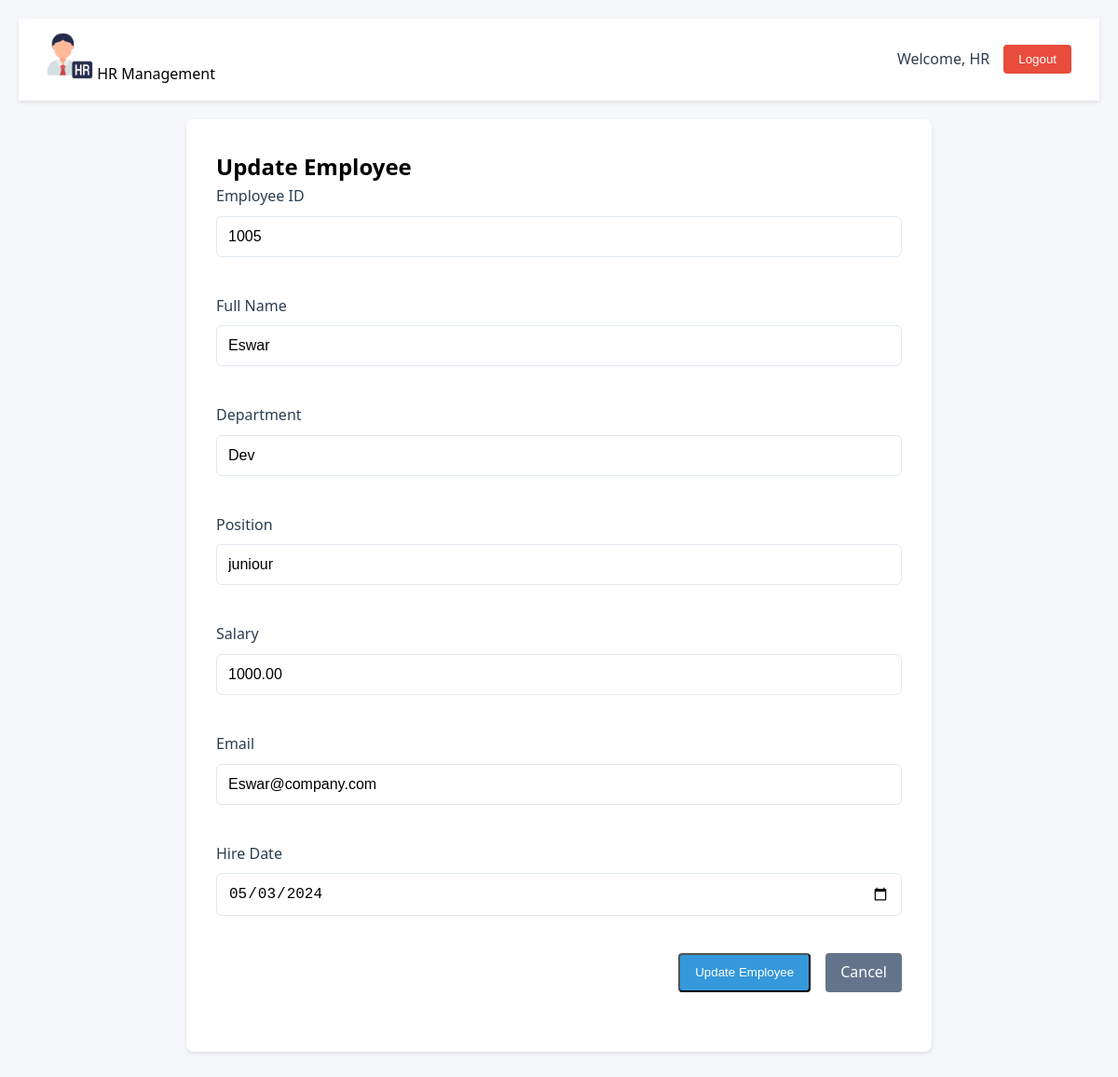
The page /5/edit/ (signed in) on the database its author committed.
### employees/models.py (models this page shows, shortened)
class UserProfile(models.Model):
    user = models.OneToOneField(User, on_delete=models.CASCADE)
    name = models.CharField(max_length=100)
    emp_id = models.CharField(max_length=20, unique=True)
    created_at = models.DateTimeField(auto_now_add=True)
    updated_at = models.DateTimeField(auto_now=True)
    class Meta:
        db_table = 'user_profile'

class Employee(models.Model):
    employee_id = models.CharField(max_length=20, unique=True)
    name = models.CharField(max_length=100)
    department = models.CharField(max_length=100)
    position = models.CharField(max_length=100)
    salary = models.DecimalField(max_digits=10, decimal_places=2)
    email = models.EmailField()
    hire_date = models.DateField()
    created_at = models.DateTimeField(auto_now_add=True)
    updated_at = models.DateTimeField(auto_now=True)
    created_by = models.ForeignKey(User, on_delete=models.SET_NULL, null=True, related_name='created_employees')
    updated_by = models.ForeignKey(User, on_delete=models.SET_NULL, null=True, related_name='updated_employees')
    class Meta:
        ordering = ['-created_at']

### employees/views.py (the view)
# urls.py: path('<int:pk>/edit/', views.employee_update_form, name='employee_update_form'),
@login_required
def employee_update_form(request, pk):
    try:
        employee = get_object_or_404(Employee, pk=pk)
        form = EmployeeForm(instance=employee)
        user_profile = get_object_or_404(UserProfile, user=request.user)
        return render(request, 'employees/employee_form.html', {
            'form': form,
            'employee': employee,
            'action': 'Update',
            'user_profile': user_profile
        })
    except Exception as e:
        logger.error(f"Error displaying update form: {str(e)}")
        messages.error(request, 'Error displaying update form.')
        return redirect('employees:employee_list')

### employees/forms.py (shortened to what this page needs)
class EmployeeForm(forms.ModelForm):
    class Meta:
        model = Employee
        fields = ['employee_id', 'name', 'department', 'position', 'salary', 'email', 'hire_date']
        widgets = {
            'hire_date': forms.DateInput(attrs={
                'type': 'date',
                'class': 'form-control'
            }),
            'salary': forms.NumberInput(attrs={
                'step': '0.01',
                'class': 'form-control'
            }),
            'employee_id': forms.TextInput(attrs={'class': 'form-control'}),
            'name': forms.TextInput(attrs={'class': 'form-control'}),
            'department': forms.TextInput(attrs={'class': 'form-control'}),
            'position': forms.TextInput(attrs={'class': 'form-control'}),
            'email': forms.EmailInput(attrs={'class': 'form-control'}),
        }

### employees/templates/employees/employee_form.html (shortened to what this page needs)
{% extends 'employees/base.html' %}
{% load static %}
{% block content %}
<div class="form-card">
    <h2>{{ action }} Employee</h2>
    <form method="post" action="{% if action == 'Add' %}{% url 'employees:employee_create' %}{% else %}{% url 'employees:employee_update' employee.pk %}{% endif %}" class="form-grid">
        <div class="form-field">
            <label for="employee_id">Employee ID</label>
            <input type="text" name="employee_id" id="employee_id" value="{{ form.employee_id.value|default:'' }}" required>
        </div>
        <div class="form-field">
            <label for="name">Full Name</label>
            <input type="text" name="name" id="name" value="{{ form.name.value|default:'' }}" required>
        </div>
        <div class="form-field">
            <label for="department">Department</label>
            <input type="text" name="department" id="department" value="{{ form.department.value|default:'' }}" required>
        </div>
        <div class="form-field">
            <label for="position">Position</label>
            <input type="text" name="position" id="position" value="{{ form.position.value|default:'' }}" required>
        </div>
        <div class="form-field">
            <label for="salary">Salary</label>
            <input type="number" name="salary" id="salary" step="0.01" value="{{ form.salary.value|default:'' }}" required>
        </div>
        <div class="form-field">
            <label for="email">Email</label>
            <input type="email" name="email" id="email" value="{{ form.email.value|default:'' }}" required>
        </div>
        <div class="form-field">
            <label for="hire_date">Hire Date</label>
            <input type="date" name="hire_date" id="hire_date" value="{{ form.hire_date.value|date:'Y-m-d'|default:'' }}" required>
        </div>
        <div class="form-actions">
            <button type="submit" class="btn btn-primary">{{ action }} Employee</button>
            <a href="{% url 'employees:employee_list' %}" class="btn btn-secondary">Cancel</a>
        </div>
    </form>
</div>
{% endblock %}

### employees/templates/employees/base.html (shortened to what this page needs)
<!DOCTYPE html>
<html lang="en">
<head>
    {% load static %}
    <link rel="stylesheet" href="{% static 'hr_app/css/styles.css' %}">
</head>
<body>
    {% if user.is_authenticated %}
    <nav class="navbar">
        <div class="nav-brand">
            <img src="{% static 'hr_app/images/HR.png' %}" alt="HR Icon" class="hr-icon">
            <span>HR Management</span>
        </div>
        <div class="user-info">
            <span class="welcome-text">Welcome, {{ user_profile.name|default:user.username }}</span>
            <form method="post" action="{% url 'employees:logout' %}" class="logout-form">
                <button type="submit" class="btn-logout">Logout</button>
            </form>
        </div>
    </nav>
    {% endif %}
    <main>
        {% block content %}
        {% endblock %}
    </main>
</body>
</html>

### employees/static/hr_app/css/styles.css (style rules this page uses)
* { margin: 0; padding: 0; box-sizing: border-box; }
body { font-family: 'Segoe UI', system-ui, -apple-system, sans-serif; background: #f5f7fa; line-height: 1.6; padding: 20px; }
.hr-icon { width: 50px; height: 50px; object-fit: contain; }
.welcome-text { color: #2c3e50; font-weight: 500; }
.btn-logout { background: #e74c3c; color: white; padding: 0.5rem 1rem; border-radius: 4px; border: none; cursor: pointer; font-weight: 500; transition: all 0.3s; }
.logout-form { display: inline; }
.navbar { background: white; padding: 15px 30px; box-shadow: 0 2px 4px rgba(0,0,0,0.1); margin-bottom: 20px; display: flex; justify-content: space-between; align-items: center; }
.user-info { display: flex; justify-content: flex-end; align-items: center; gap: 15px; }
.btn { padding: 8px 16px; border-radius: 4px; text-decoration: none; font-weight: 500; transition: all 0.2s; }
.form-card { background: white; padding: 2rem; border-radius: 8px; box-shadow: 0 2px 4px rgba(0,0,0,0.1); margin: 20px auto; max-width: 800px; }
.form-grid { display: grid; gap: 1.5rem; margin-bottom: 2rem; }
.form-field { margin-bottom: 1rem; }
.form-field label { display: block; font-weight: 500; color: #2c3e50; margin-bottom: 0.5rem; }
.form-field input, .form-field select { width: 100%; padding: 0.75rem; border: 1px solid #e2e8f0; border-radius: 6px; font-size: 1rem; }
.form-actions { display: flex; gap: 1rem; justify-content: flex-end; }
.btn-secondary { background: #64748b; color: white; }
.btn-primary { background: #3498db; color: white; }

### rows shown on the page
UserProfile: name "HR"
Employee: employee_id "1005", name "Eswar", department "Dev", position "juniour", salary "1000.00", email "Eswar@company.com", hire_date "05/03/2024"

### other values the page prints
{{ action }} "Update"
